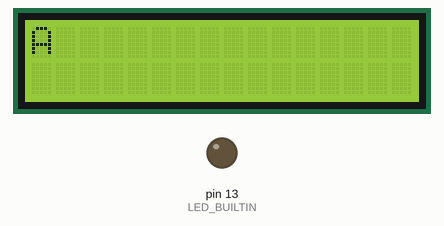
A sketch run on a simulated Arduino Uno, built with avr-gcc and run on an emulated ATmega328P. On the bench: 16×2 character LCD, output pins drawn as LEDs (lit = HIGH).

Above: at 0.6 s.
At 2.1 s:
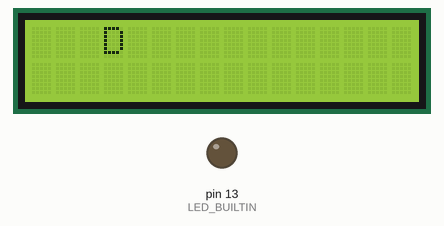
At 4.1 s:
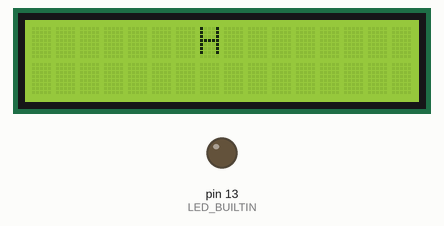
At 8.2 s:
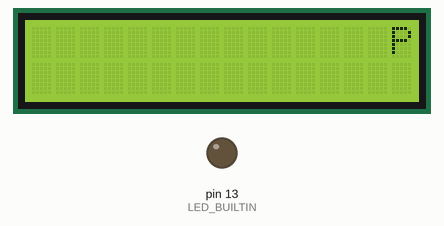
At 19.7 s:
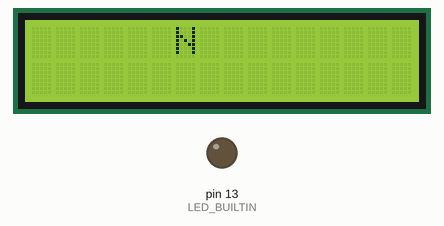
At 39.3 s:
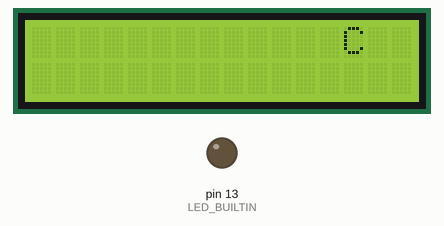

Measured:
- what the display in image 0 shows lasts 0.5 s, from 0.6 s to 1.1 s

The sketch:

better_alphabet.ino
```cpp
/* code edited on 30.1. by Enes Doganay and Josef Polasek */

// include the library code:
#include <LiquidCrystal.h>

// initialize the library by associating any needed LCD interface pin
// with the arduino pin number it is connected to
const int rs = 37, en = 36, d4 = 35, d5 = 34, d6 = 33, d7 = 32;
LiquidCrystal lcd(rs, en, d4, d5, d6, d7);

int pinState;
int i = 0;
int c = 0;
int lineLength = 32;
int startingAscii = 65;
int endingAscii = 90;

// the setup function runs once when you press reset or power the board
void setup() {
  // set up the LCD's number of columns and rows:
  lcd.begin(16, 2);

  Serial.begin(9600);
  pinMode(LED_BUILTIN, OUTPUT);
  pinMode(6, INPUT);
  pinMode(A2, INPUT);
  pinMode(13, OUTPUT);
}

// the loop function runs over and over again forever
void loop() {
  delay(500);
  lcd.clear();
  calculate();
}

void calculate() {
  i %= lineLength;
  c %= endingAscii - startingAscii;

  int x, y;
  if (i < lineLength) {
    x = i;
    y = 0;
  }
  else {
    x = (lineLength - 1) - (i - lineLength);
    y = 1;
  }
  lcd.setCursor(x, y);
  lcd.print((char)(c + startingAscii));

  i++;
  c++;
}
```
